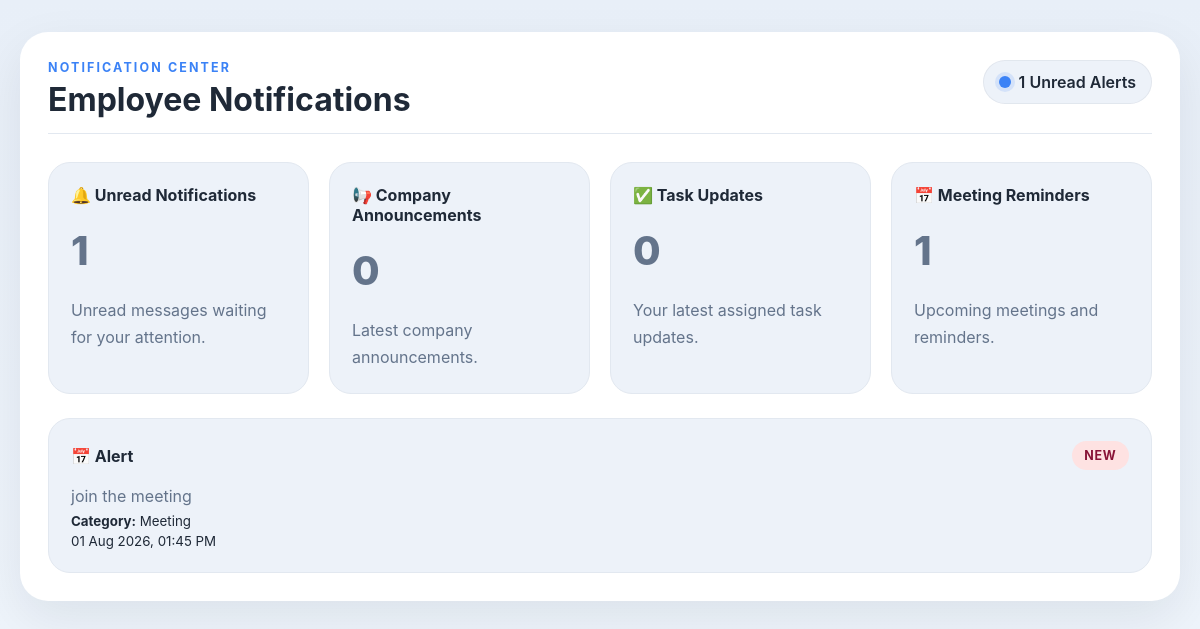
The app's page /notifications/ (signed in) with its own data.
### notifications/models.py (models this page shows, shortened)
class Notification(models.Model):
    NOTIFICATION_TYPES = [
        ("Announcement", "Announcement"),
        ("Task", "Task"),
        ("Meeting", "Meeting"),
        ("Alert", "Alert"),
        ("Leave", "Leave"),
        ("Birthday", "Birthday"),
    ]
    employee = models.ForeignKey(
        Employee,
        on_delete=models.CASCADE,
        related_name="notifications"
    )
    title = models.CharField(max_length=200)
    message = models.TextField()
    notification_type = models.CharField(
        max_length=30,
        choices=NOTIFICATION_TYPES
    )
    is_read = models.BooleanField(
        default=False
    )
    created_at = models.DateTimeField(
        auto_now_add=True
    )

### notifications/views.py (the view)
@login_required(login_url="login")
def notification_list(request):
    employee = get_object_or_404(
        Employee,
        user=request.user
    )
    notifications = Notification.objects.filter(
        employee=employee
    ).order_by("-created_at")
    unread_count = notifications.filter(
        is_read=False
    ).count()
    announcement_count = notifications.filter(
        notification_type="Announcement"
    ).count()
    task_count = notifications.filter(
        notification_type="Task"
    ).count()
    meeting_count = notifications.filter(
        notification_type="Meeting"
    ).count()
    context = {
        "notifications": notifications,
        "unread_count": unread_count,
        "announcement_count": announcement_count,
        "task_count": task_count,
        "meeting_count": meeting_count,
    }
    return render(
        request,
        "notifications/notification.html",
        context
    )

### notifications/templates/notifications/notification.html (shortened to what this page needs)
{% load static %}
<!DOCTYPE html>
<html lang="en">
<head>
     <link rel="stylesheet" href="{% static 'notifications/css/style1.css' %}">
</head>
<body>
<div class="notification-shell">
    <header class="hero-bar">
        <div>
            <p class="eyebrow">
                Notification Center
            </p>
            <h1>
                Employee Notifications
            </h1>
        </div>
        <div class="status-pill">
            <span class="status-dot"></span>
            {{ unread_count }} Unread Alerts
        </div>
    </header>
    <section class="overview-grid">
        <article class="overview-card">
            <h2>🔔 Unread Notifications</h2>
            <p class="metric">
                {{ unread_count }}
            </p>
            <p>
                Unread messages waiting for your attention.
            </p>
        </article>
        <article class="overview-card">
            <h2>📢 Company Announcements</h2>
            <p class="metric">
                {{ announcement_count }}
            </p>
            <p>
                Latest company announcements.
            </p>
        </article>
        <article class="overview-card">
            <h2>✅ Task Updates</h2>
            <p class="metric">
                {{ task_count }}
            </p>
            <p>
                Your latest assigned task updates.
            </p>
        </article>
        <article class="overview-card">
            <h2>📅 Meeting Reminders</h2>
            <p class="metric">
                {{ meeting_count }}
            </p>
            <p>
                Upcoming meetings and reminders.
            </p>
        </article>
    </section>
    <section class="notification-list">
    {% for notification in notifications %}
        <article class="notification-card">
            <div class="card-heading">
                <span>
                    {% if notification.notification_type == "Alert" %}
                        ⚠️
                    {% elif notification.notification_type == "Announcement" %}
                        📢
                    {% elif notification.notification_type == "Task" %}
                        ✅
                    {% elif notification.notification_type == "Meeting" %}
                        📅
                    {% elif notification.notification_type == "Leave" %}
                        🏖️
                    {% elif notification.notification_type == "Birthday" %}
                        🎉
                    {% endif %}
                    {{ notification.title }}
                </span>
                {% if notification.is_read %}
                    <span class="pill">
                        Read
                    </span>
                {% else %}
                    <span class="pill alert-pill">
                        New
                    </span>
                {% endif %}
            </div>
            <p>
                {{ notification.message }}
            </p>
            <small>
                <strong>Category:</strong>
                {{ notification.notification_type }}
            </small>
            <br>
            <small>
                {{ notification.created_at|date:"d M Y, h:i A" }}
            </small>
        </article>
    {% endfor %}
    </section>
</div>
</body>
</html>

### notifications/static/notifications/css/style1.css (style rules this page uses)
:root { --bg: #f3f7fb; --surface: #ffffff; --surface-strong: #edf2f9; --text: #1f2937; --muted: #64748b; --accent: #3b82f6; --accent-soft: #e0f2fe; --success: #16a34a; --warning: #f59e0b; --danger: #dc2626; --shadow: 0 18px 50px rgba(15, 23, 42, 0.08); }
* { box-sizing: border-box; }
body { margin: 0; font-family: Inter, system-ui, -apple-system, BlinkMacSystemFont, "Segoe UI", sans-serif; background: linear-gradient(180deg, #e8eff8 0%, #eef4fb 100%); color: var(--text); }
.notification-shell { width: min(1160px, calc(100% - 32px)); margin: 32px auto; padding: 28px; background: var(--surface); border-radius: 28px; box-shadow: var(--shadow); }
.hero-bar { display: flex; justify-content: space-between; align-items: flex-start; gap: 1rem; padding-bottom: 1rem; border-bottom: 1px solid #e2e8f0; }
.eyebrow { margin: 0 0 8px; text-transform: uppercase; letter-spacing: 0.17em; font-size: 0.78rem; color: var(--accent); font-weight: 700; }
.hero-bar h1 { margin: 0; font-size: clamp(2rem, 2.6vw, 2.8rem); line-height: 1.05; }
.status-pill { display: inline-flex; align-items: center; gap: 0.5rem; padding: 0.75rem 1rem; border-radius: 999px; background: var(--surface-strong); color: var(--text); font-weight: 600; box-shadow: inset 0 0 0 1px rgba(15, 23, 42, 0.05); }
.status-dot { width: 0.75rem; height: 0.75rem; border-radius: 50%; background: var(--accent); box-shadow: 0 0 0 4px rgba(59, 130, 246, 0.14); }
.overview-grid { display: grid; grid-template-columns: repeat(4, minmax(0, 1fr)); gap: 20px; margin: 28px 0 24px; }
.overview-card { padding: 22px; background: var(--surface-strong); border-radius: 22px; border: 1px solid #e2e8f0; transition: transform 160ms ease, border-color 160ms ease, box-shadow 160ms ease; }
.overview-card h2 { margin: 0 0 12px; font-size: 1rem; }
.metric { margin: 0; font-size: 2.5rem; font-weight: 800; color: var(--text); }
.overview-card p { margin: 12px 0 0; color: var(--muted); line-height: 1.7; }
.notification-list { display: grid; gap: 18px; }
.notification-card { padding: 22px; border-radius: 22px; background: var(--surface-strong); border: 1px solid #e2e8f0; transition: transform 160ms ease, box-shadow 160ms ease, border-color 160ms ease; }
.card-heading { display: flex; justify-content: space-between; align-items: center; gap: 1rem; margin-bottom: 12px; font-weight: 700; }
.pill { display: inline-flex; align-items: center; justify-content: center; padding: 0.45rem 0.8rem; border-radius: 999px; font-size: 0.78rem; font-weight: 700; text-transform: uppercase; letter-spacing: 0.05em; }
.alert-pill { color: #881337; background: #fee2e2; }
.notification-card p { margin: 0; color: var(--muted); line-height: 1.75; }

### records on screen
Notification: title "Alert", is_read "NEW", message "join the meeting", notification_type "Meeting", created_at "01 Aug 2026, 01:45 PM"

### other values on screen
{{ unread_count }} "1"
{{ announcement_count }} "0"
{{ task_count }} "0"
{{ meeting_count }} "1"
